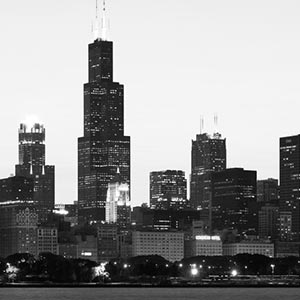
#> input picture Semestres/Agentes Inteligentes/images/cityscapes.jpg, 300 x 300 px
$ jupyter execute 'Generate Grey Histogram.ipynb'
#> lines starting #> are read from the running program, lines starting #| are printed output that depends on the picture
[cell 1]
import numpy as np
import skimage.color
import skimage.io
import matplotlib.pyplot as plt
import cv2

<span style="color:pink; font-size:3.5rem">*1. Generate Histogram*</span>.

[cell 2]
def createHistogram(image):
    values = np.zeros(256)
    for i in range(0,n):
        for j in range(0,m):
            values[image[i,j]] += 1
    return values

## Load and Display Image

[cell 3]
image = cv2.imread("../images/cityscapes.jpg")
#> image is the input picture: shape (300, 300, 3); min 0, max 255, mean 148.6
image = cv2.cvtColor(image, cv2.COLOR_BGR2GRAY)
#> image: shape (300, 300)
plt.imshow(image, cmap='gray')

n = image.shape[0]
#> n = 300
m = image.shape[1]
#> m = 300

## Show Histogram

[cell 4]
# create histogram
imgVals = createHistogram(image)
#> imgVals = 256 values, max 8368 at index 244, min 14 at index 159, mean 351.6
plt.bar(range(len(imgVals)), imgVals)
plt.show()
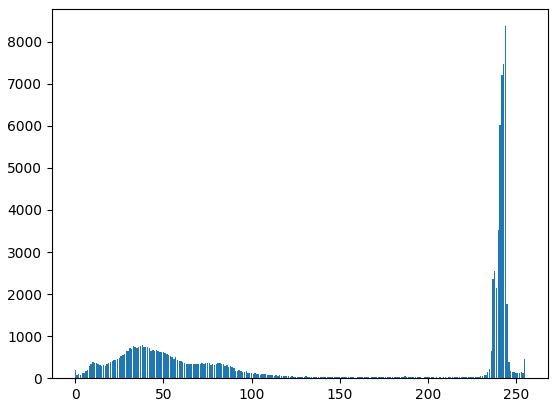
#> figure drawn by matplotlib, 1 panel; tallest bar 8368 high, from x = 243.6 to 244.4

<span style="color:pink; font-size:3.5rem">*2. Equalize Histogram*</span>.

###  $s(k) = \frac{L-1}{MN} \sum_{j=0}^{k} n_j$

[cell 5]
def equalizeImg(img, histValues):
    newImg = np.zeros((n,m))
    res = 0
    k = (len(histValues)-1)/(m*n) #(L-1)/M*N
#> k = 0.00283
    for w in range(n):
        for h in range(m):
            for s in range(img[w,h]):
                res += histValues[s]
            newImg[w,h]= k*res
            res = 0
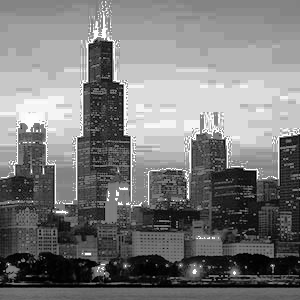
#> newImg: shape (300, 300) float64; min 0, max 253.7, mean 123.3
    return newImg

[cell 6]
newImage = equalizeImg(image, imgVals)
plt.figure(figsize=(15,15))
plt.subplot(1,2,1)
plt.imshow(image, cmap="gray")
plt.subplot(1,2,2)
plt.imshow(newImage, cmap="gray")
plt.show()
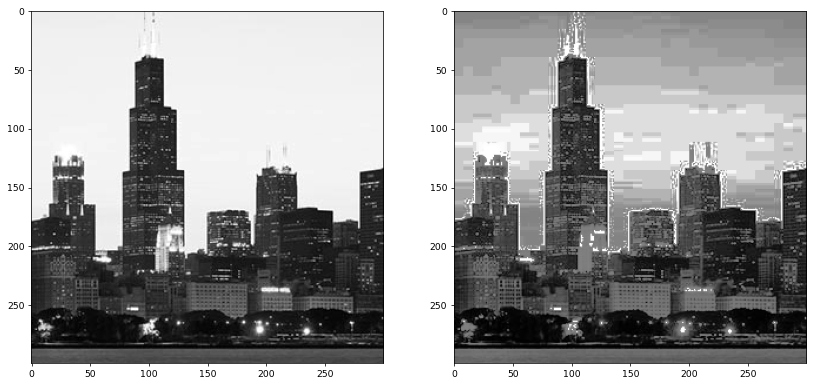
#> figure drawn by matplotlib, 2 panels
